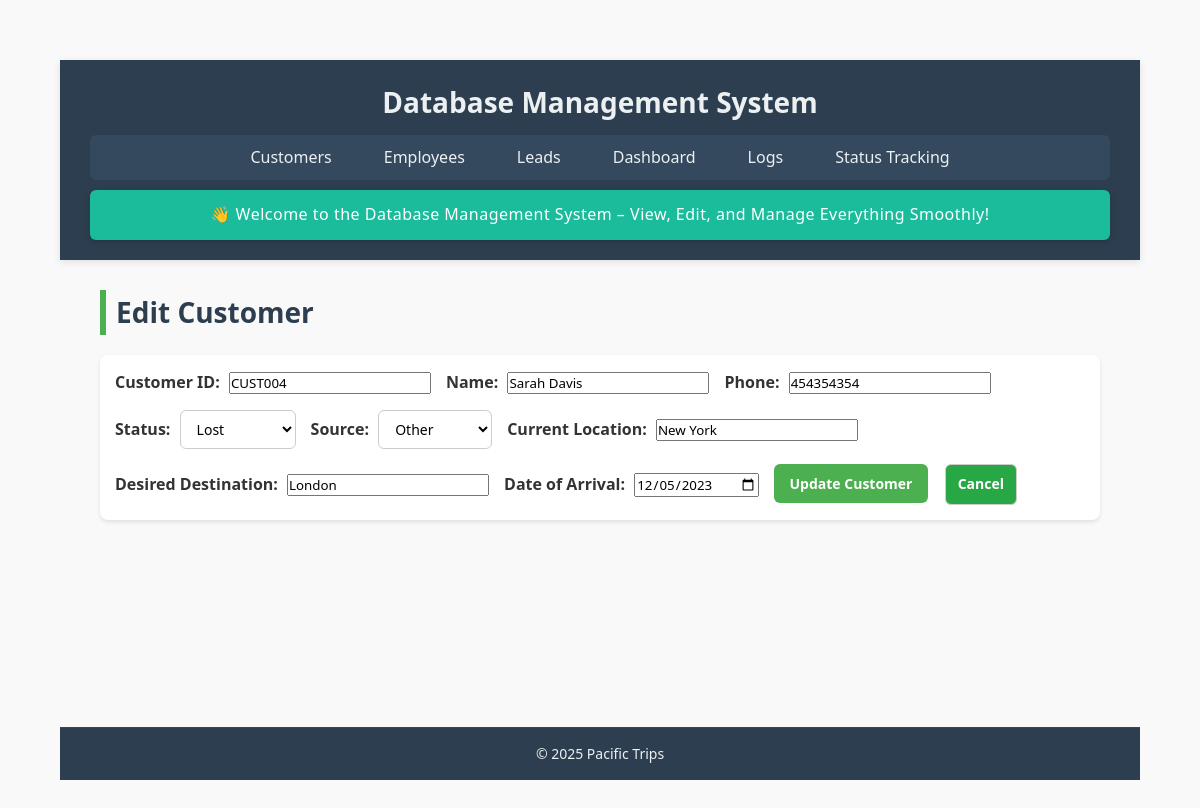
/customers/edit/CUST004, run on an earlier commit of the app's database.
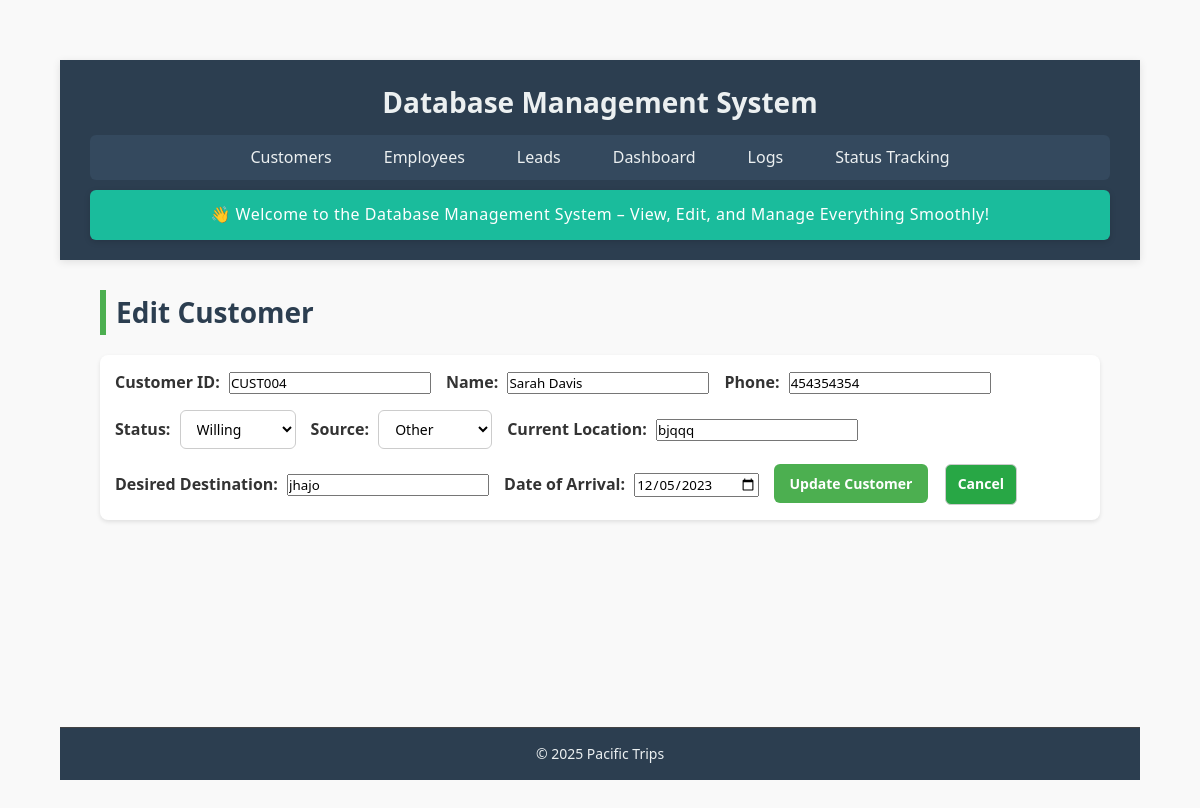
And on a later commit of the database.
### tables this page shows
CREATE TABLE customers (
    customerId TEXT PRIMARY KEY,
    customerName TEXT NOT NULL,
    phone TEXT NOT NULL,
    source TEXT NOT NULL,
    currentLocation TEXT NOT NULL,
    desiredDestination TEXT NOT NULL,
    dateOfArrival TEXT,
    createdAt TEXT DEFAULT CURRENT_TIMESTAMP,
    updatedAt TEXT DEFAULT CURRENT_TIMESTAMP
, status TEXT);

### app.py (the view, shortened to what this page needs)
@app.route('/customers/edit/<string:customer_id>', methods=['GET', 'POST'])
def edit_customer(customer_id):
    with closing(get_db_connection()) as conn:
        with closing(conn.cursor()) as cursor:
            cursor.execute("SELECT * FROM customers WHERE customerId = ?", (customer_id,))
            customer = cursor.fetchone()
    if not customer:
        flash("Customer not found.", "danger")
        return redirect(url_for('customers'))
    return render_template('edit_customer.html', customer=customer)

### app.py (called while the page is built)
def get_db_connection():
    conn = sqlite3.connect(DATABASE, timeout=10)
    conn.row_factory = sqlite3.Row
    conn.execute("PRAGMA journal_mode=WAL")
    return conn

### templates/edit_customer.html
{% extends "base.html" %}
{% block content %}
    <h2>Edit Customer</h2>
    <form method="POST">
        <div class="form-group">
            <label for="customerId">Customer ID:</label>
            <input type="text" id="customerId" name="customerId" value="{{ customer.customerId }}" readonly>
        </div>
        <div class="form-group">
            <label for="customerName">Name:</label>
            <input type="text" id="customerName" name="customerName" value="{{ customer.customerName }}" required>
        </div>
        <div class="form-group">
            <label for="phone">Phone:</label>
            <input type="text" id="phone" name="phone" value="{{ customer.phone }}" required>
        </div>
        <div class="form-group">
            <label for="status">Status:</label>
            <select id="status" name="status" required>
                {% for s in ['Pending', 'Contacted', 'Lost', 'Willing', 'Paid', 'Refund', 'Confirmed'] %}
                <option value="{{ s }}" {% if customer.status == s %}selected{% endif %}>{{ s }}</option>
                {% endfor %}
            </select>
        </div>
        <div class="form-group">
            <label for="source">Source:</label>
            <select id="source" name="source" required>
                {% for s in ['Facebook', 'WhatsApp', 'Reference', 'TikTok', 'Other'] %}
                <option value="{{ s }}" {% if customer.source == s %}selected{% endif %}>{{ s }}</option>
                {% endfor %}
            </select>
        </div>
        <div class="form-group">
            <label for="currentLocation">Current Location:</label>
            <input type="text" id="currentLocation" name="currentLocation" value="{{ customer.currentLocation }}" required>
        </div>
        <div class="form-group">
            <label for="desiredDestination">Desired Destination:</label>
            <input type="text" id="desiredDestination" name="desiredDestination" value="{{ customer.desiredDestination }}" required>
        </div>
        <div class="form-group">
            <label for="dateOfArrival">Date of Arrival:</label>
            <input type="date" id="dateOfArrival" name="dateOfArrival" value="{{ customer.dateOfArrival or '' }}">
        </div>
        <div class="form-group">
            <button type="submit" class="btn btn-edit">Update Customer</button>
            <a href="{{ url_for('customers') }}" class="btn btn-clear">Cancel</a>
        </div>
    </form>
{% endblock %}

What changed in the data, as far as the page shows it:
changed customers "CUST004": status "Lost" → "Willing"; currentLocation "New York" → "bjqqq"; desiredDestination "London" → "jhajo"
